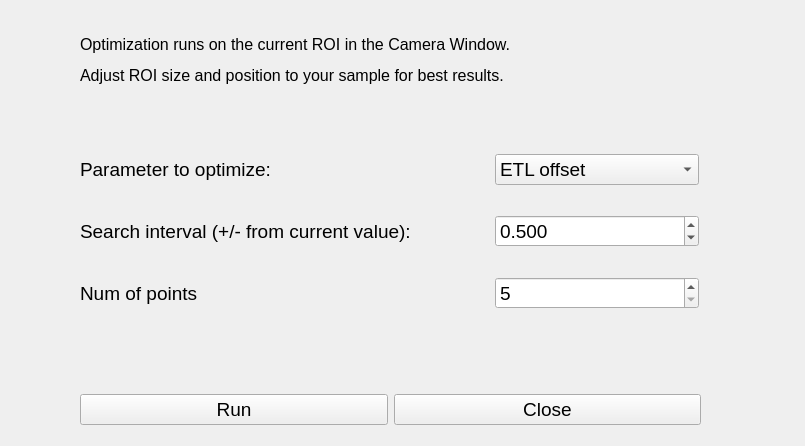
<?xml version="1.0" encoding="UTF-8"?>
<ui version="4.0">
 <class>Form</class>
 <widget class="QWidget" name="Form">
  <property name="geometry">
   <rect>
    <x>0</x>
    <y>0</y>
    <width>805</width>
    <height>446</height>
   </rect>
  </property>
  <property name="windowTitle">
   <string>Form</string>
  </property>
  <widget class="QWidget" name="layoutWidget">
   <property name="geometry">
    <rect>
     <x>80</x>
     <y>130</y>
     <width>619</width>
     <height>203</height>
    </rect>
   </property>
   <layout class="QGridLayout" name="gridLayout">
    <item row="0" column="0" colspan="2">
     <widget class="QLabel" name="label">
      <property name="font">
       <font>
        <pointsize>14</pointsize>
       </font>
      </property>
      <property name="text">
       <string>Parameter to optimize:</string>
      </property>
     </widget>
    </item>
    <item row="2" column="2">
     <widget class="QSpinBox" name="nPointsSpinBox">
      <property name="font">
       <font>
        <pointsize>14</pointsize>
       </font>
      </property>
      <property name="minimum">
       <number>5</number>
      </property>
      <property name="maximum">
       <number>30</number>
      </property>
      <property name="singleStep">
       <number>2</number>
      </property>
      <property name="value">
       <number>5</number>
      </property>
     </widget>
    </item>
    <item row="1" column="2">
     <widget class="QDoubleSpinBox" name="searchAmpDoubleSpinBox">
      <property name="font">
       <font>
        <pointsize>14</pointsize>
       </font>
      </property>
      <property name="decimals">
       <number>3</number>
      </property>
      <property name="maximum">
       <double>500.000000000000000</double>
      </property>
      <property name="singleStep">
       <double>0.010000000000000</double>
      </property>
      <property name="value">
       <double>0.500000000000000</double>
      </property>
     </widget>
    </item>
    <item row="2" column="0" colspan="2">
     <widget class="QLabel" name="label_4">
      <property name="font">
       <font>
        <pointsize>14</pointsize>
       </font>
      </property>
      <property name="text">
       <string>Num of points</string>
      </property>
     </widget>
    </item>
    <item row="1" column="0" colspan="2">
     <widget class="QLabel" name="label_3">
      <property name="font">
       <font>
        <pointsize>14</pointsize>
       </font>
      </property>
      <property name="text">
       <string>Search interval (+/- from current value):</string>
      </property>
     </widget>
    </item>
    <item row="0" column="2">
     <widget class="QComboBox" name="comboBoxMode">
      <property name="font">
       <font>
        <pointsize>14</pointsize>
       </font>
      </property>
      <item>
       <property name="text">
        <string>ETL offset</string>
       </property>
      </item>
      <item>
       <property name="text">
        <string>ETL amplitude</string>
       </property>
      </item>
      <item>
       <property name="text">
        <string>Focus</string>
       </property>
      </item>
     </widget>
    </item>
   </layout>
  </widget>
  <widget class="QWidget" name="layoutWidget">
   <property name="geometry">
    <rect>
     <x>80</x>
     <y>390</y>
     <width>621</width>
     <height>39</height>
    </rect>
   </property>
   <layout class="QHBoxLayout" name="horizontalLayout">
    <item>
     <widget class="QPushButton" name="runButton">
      <property name="font">
       <font>
        <pointsize>14</pointsize>
       </font>
      </property>
      <property name="text">
       <string>Run</string>
      </property>
     </widget>
    </item>
    <item>
     <widget class="QPushButton" name="closeButton">
      <property name="enabled">
       <bool>true</bool>
      </property>
      <property name="font">
       <font>
        <pointsize>14</pointsize>
       </font>
      </property>
      <property name="text">
       <string>Close</string>
      </property>
     </widget>
    </item>
   </layout>
  </widget>
  <widget class="QLabel" name="label_2">
   <property name="geometry">
    <rect>
     <x>80</x>
     <y>10</y>
     <width>631</width>
     <height>101</height>
    </rect>
   </property>
   <property name="font">
    <font>
     <pointsize>14</pointsize>
    </font>
   </property>
   <property name="text">
    <string>&lt;html&gt;&lt;head/&gt;&lt;body&gt;&lt;p&gt;&lt;span style=&quot; font-size:12pt;&quot;&gt;Optimization runs on the current ROI in the Camera Window.&lt;/span&gt;&lt;/p&gt;&lt;p&gt;&lt;span style=&quot; font-size:12pt;&quot;&gt;Adjust ROI size and position to your sample for best results.&lt;/span&gt;&lt;/p&gt;&lt;/body&gt;&lt;/html&gt;</string>
   </property>
  </widget>
 </widget>
 <resources/>
 <connections/>
</ui>
